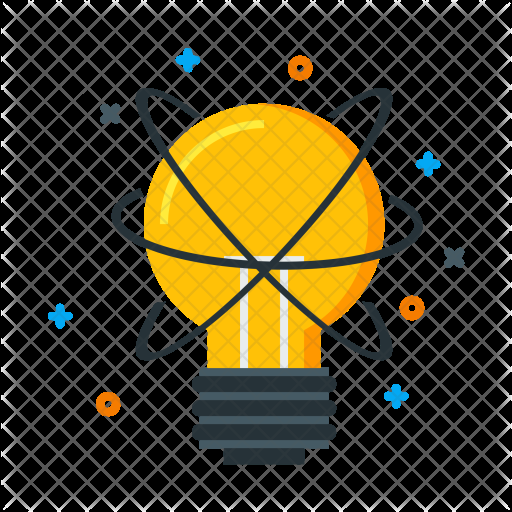
#> input picture Geom/idea.png, 512 x 512 px
$ python Scalar.py
#> lines starting #> are read from the running program, lines starting #| are printed output that depends on the picture
import cv2
import numpy as np

src = cv2.imread('idea.png')
#> src is the input picture: shape (512, 512, 3); mean B, G, R 32.6, 61, 69.6
dst = cv2.resize(src, None, fx=0.50, fy=0.70, interpolation=cv2.INTER_CUBIC)
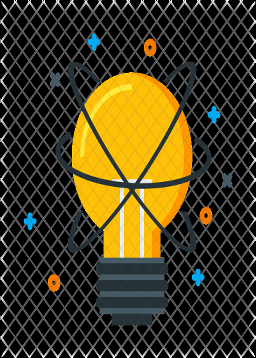
#> dst: shape (358, 256, 3); mean B, G, R 33.4, 61.8, 70.4

cv2.imshow('idea.png', src)
cv2.imshow('Scale', dst)
cv2.waitKey()
